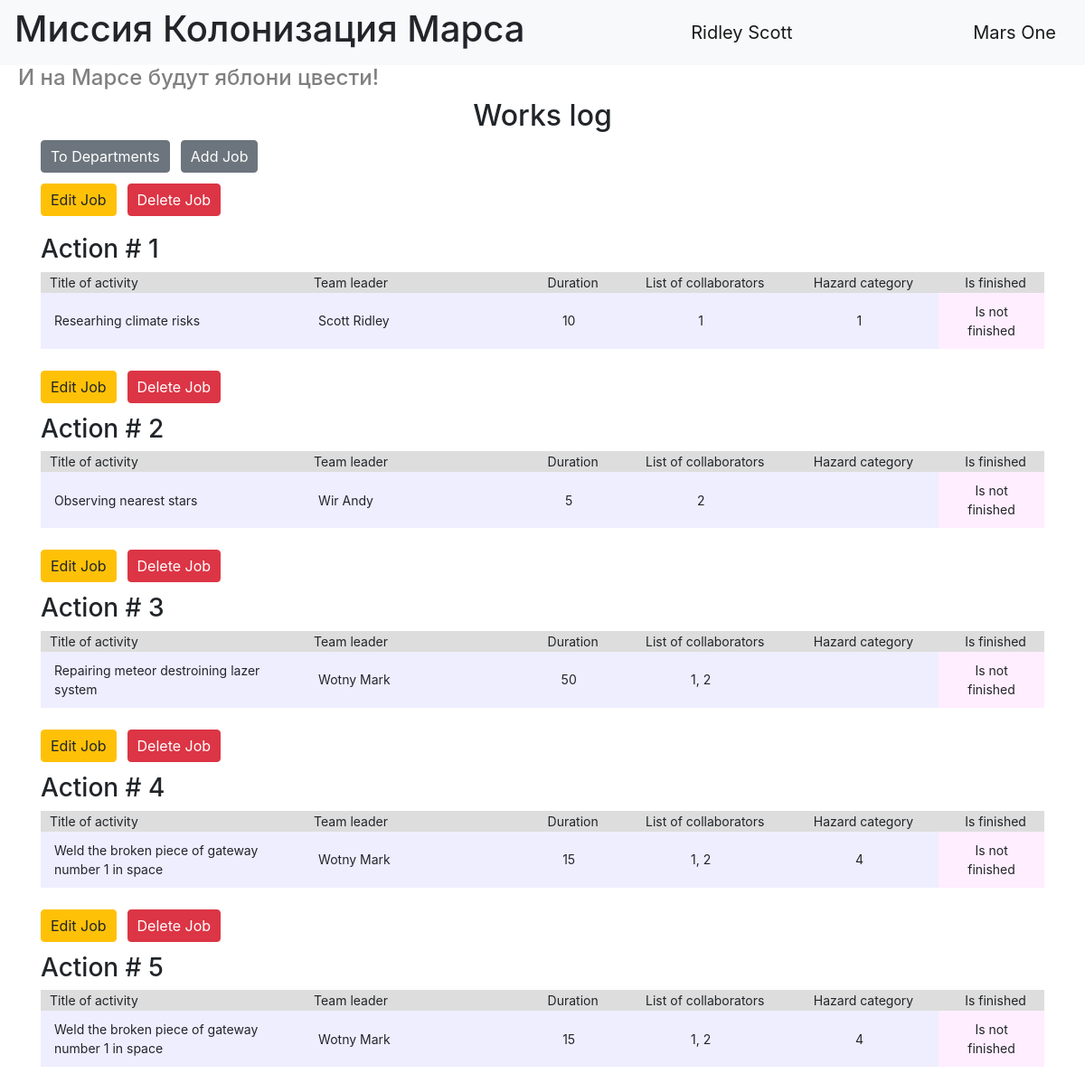
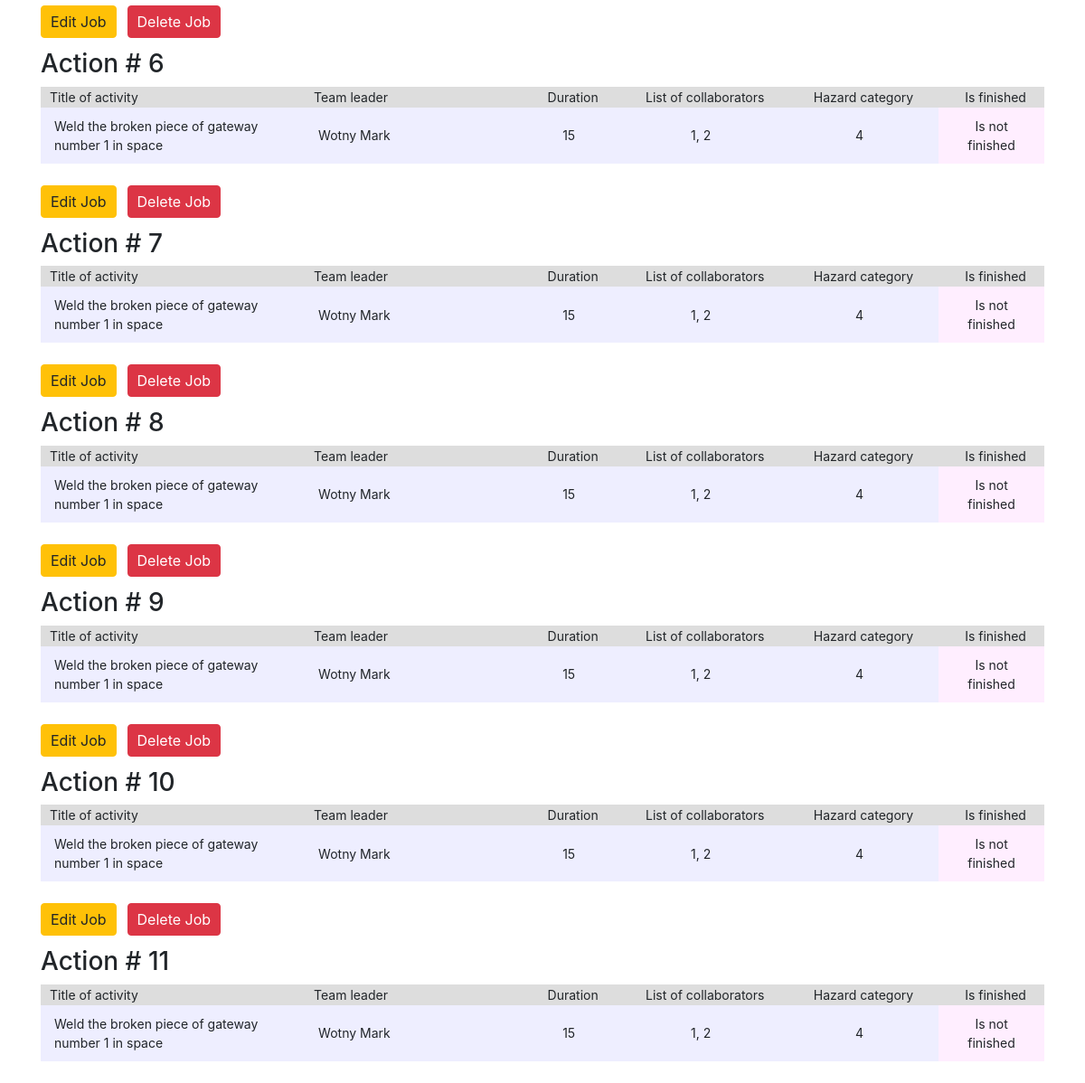
The page / (signed in) on the database its author committed (2 pictures, top to bottom).
### data/users.py (models this page shows, shortened)
class User(SqlAlchemyBase, UserMixin, SerializerMixin):
    __tablename__ = 'users'
    id = sqlalchemy.Column(sqlalchemy.Integer,
                           primary_key=True, autoincrement=True)
    surname = sqlalchemy.Column(sqlalchemy.String, nullable=True)
    name = sqlalchemy.Column(sqlalchemy.String, nullable=True)
    age = sqlalchemy.Column(sqlalchemy.Integer, nullable=True)
    position = sqlalchemy.Column(sqlalchemy.String, nullable=True)
    speciality = sqlalchemy.Column(sqlalchemy.String, nullable=True)
    address = sqlalchemy.Column(sqlalchemy.String, nullable=True)
    email = sqlalchemy.Column(sqlalchemy.String,
                              index=True, unique=True, nullable=True)
    hashed_password = sqlalchemy.Column(sqlalchemy.String, nullable=True)
    modified_date = sqlalchemy.Column(sqlalchemy.DateTime,
                                      default=datetime.datetime.now)
    jobs = orm.relationship("Jobs", back_populates='user')
    departments = orm.relationship("Department", secondary='association', back_populates='users')

### data/jobs.py (models this page shows)
class Jobs(SqlAlchemyBase, SerializerMixin):
    __tablename__ = 'jobs'
    id = sqlalchemy.Column(sqlalchemy.Integer,
                           primary_key=True, autoincrement=True)
    team_leader = sqlalchemy.Column(sqlalchemy.Integer, sqlalchemy.ForeignKey("users.id"), nullable=True)
    job = sqlalchemy.Column(sqlalchemy.String, nullable=True)
    work_size = sqlalchemy.Column(sqlalchemy.Integer, nullable=True)
    collaborators = sqlalchemy.Column(sqlalchemy.String, nullable=True)
    hazard_category_id = sqlalchemy.Column(
        sqlalchemy.Integer,
        sqlalchemy.ForeignKey('hazard_categories.id'),
        nullable=True
    )
    start_date = sqlalchemy.Column(sqlalchemy.DateTime, nullable=True, default=datetime.datetime.now)
    end_date = sqlalchemy.Column(sqlalchemy.DateTime, nullable=True, default=datetime.datetime.now)
    is_finished = sqlalchemy.Column(sqlalchemy.Boolean, nullable=True, default=False)
    user = orm.relationship("User", foreign_keys=[team_leader])
    hazard_category = orm.relationship("HazardCategory")
    serialize_rules = ('-user.jobs', '-hazard_category.jobs')

### data/category.py (models this page shows, shortened)
class HazardCategory(SqlAlchemyBase, SerializerMixin):
    __tablename__ = 'hazard_categories'
    id = sqlalchemy.Column(sqlalchemy.Integer, primary_key=True)
    name = sqlalchemy.Column(sqlalchemy.String, nullable=False)
    level = sqlalchemy.Column(sqlalchemy.Integer, nullable=False, unique=True)
    job = orm.relationship('Jobs')

### main.py (the view)
@app.route("/")
def index():
    jobs = db_sess.query(Jobs).order_by(Jobs.id).all()
    numbered_jobs = list(enumerate(jobs, start=1))
    return render_template("works_log.html", title='Works Log', works=numbered_jobs)

### main.py (called while the page is built)
@login_manager.user_loader
def load_user(user_id):
    return db_sess.query(User).get(user_id)

### templates/works_log.html (shortened to what this page needs)
{% extends "base.html" %}
{% block content %}
<h2 style="text-align: center">Works log</h2>
<div style="margin-bottom: 20px;">
    {% if current_user.is_authenticated %}
    <div style="margin-bottom: 12px;">
        <div style="display: flex; gap: 12px;">
            <a href="departments" class="btn btn-secondary" style="padding: 5px 10px; display: inline-block;">To
                Departments</a>
            <a href="addjob" class="btn btn-secondary" style="padding: 5px 10px; display: inline-block;">Add Job</a>
        </div>
    </div>
    {% endif %}
    {% for index, work in works %}
    {% if current_user.is_authenticated and (current_user == work.user or current_user.id == 1) %}
    <div style="margin-bottom: 12px;">
        <div style="display: flex; gap: 12px;">
            <a href="/editjob/{{ work.id }}" class="btn btn-warning" style="padding: 5px 10px; display: inline-block;">Edit
                Job</a>
            <a href="/deletejob/{{ work.id }}" class="btn btn-danger" style="padding: 5px 10px; display: inline-block;">Delete
                Job</a>
        </div>
    </div>
    {% endif %}
</div>
<div>
    <h3 style="text-align: left">Action # {{ index }}</h3>
    <table>
        <colgroup>
            <col style="width: 25%;">
            <col style="width: 20%;">
            <col style="width: 10%">
            <col style="width: 15%">
            <col style="width: 15%">
            <col style="width: 10%">
        </colgroup>
        <tr>
            <th style="text-align: left; ">Title of activity</th>
            <th style="text-align: left">Team leader</th>
            <th>Duration</th>
            <th>List of collaborators</th>
            <th>Hazard category</th>
            <th>Is finished</th>
        </tr>
        <tr>
            <td style="text-align: left">{{ work.job }}</td>
            <td style="text-align: left">{{ work.user.surname }} {{ work.user.name }}</td>
            <td>{{ work.work_size }}</td>
            <td>{{ work.collaborators }}</td>
            <td>{{ work.hazard_category.level }}</td>
            {% if not work.is_finished %}
            <td style="background-color: #ffeeff;">Is not finished</td>
            {% else %}
            <td style="background-color: #d0f0c0;">Is finished</td>
            {% endif %}
        </tr>
    </table>
</div>
<br>
{% endfor %}
{% endblock %}

### templates/base.html (shortened to what this page needs)
<!DOCTYPE html>
<html lang="en">
<head>
    <link rel="stylesheet"
          href="https://stackpath.bootstrapcdn.com/bootstrap/4.4.1/css/bootstrap.min.css"
>
    <link rel="stylesheet" href="/static/css/style.css">
</head>
<body>
<header>
    <nav class="navbar navbar-light bg-light">
        <h1>Миссия Колонизация Марса</h1>
        {% if current_user.is_authenticated %}
        <a class="navbar-brand" href="/logout">{{ current_user.name }} {{ current_user.surname }}</a>
        {% else %}
        <p>
            <a class="btn btn-primary " href="/register">Register</a>
            <a class="btn btn-success" href="/login">Login</a>
        </p>
        {% endif %}
        <a class="navbar-brand">Mars One</a>
    </nav>
    <h4>И на Марсе будут яблони цвести!</h4>
</header>
<main role="main" class="container">
    {% block content %}{% endblock %}
</main>
</body>
</html>

### static/css/style.css (style rules this page uses)
h4 { color: gray; padding-left: 20px; }

### templates/works_log.html (style rules this page uses)
th { background-color: #dddddd; padding-left: 10px; height: min-content; }
td { background-color: #eeeeff; padding: 10px 15px; }
table { width: 100%; font-size: 14px; }
th, td { font-weight: normal; text-align: center; }

### rows shown on the page
User: name "Ridley", surname "Scott"
Jobs: index "1", job "Researhing climate risks", user.surname "Scott", user.name "Ridley", work_size "10", collaborators "1", hazard_category.level "1", is_finished "Is not finished"
Jobs: index "2", job "Observing nearest stars", user.surname "Wir", user.name "Andy", work_size "5", collaborators "2", is_finished "Is not finished"
Jobs: index "3", job "Repairing meteor destroining lazer system", user.surname "Wotny", user.name "Mark", work_size "50", collaborators "1, 2", is_finished "Is not finished"
Jobs: index "4", job "Weld the broken piece of gateway number 1 in space", user.surname "Wotny", user.name "Mark", work_size "15", collaborators "1, 2", hazard_category.level "4", is_finished "Is not finished"
Jobs: id "5", job "Weld the broken piece of gateway number 1 in space", user.surname "Wotny", user.name "Mark", work_size "15", collaborators "1, 2", hazard_category.level "4", is_finished "Is not finished"
Jobs: id "6", job "Weld the broken piece of gateway number 1 in space", user.surname "Wotny", user.name "Mark", work_size "15", collaborators "1, 2", hazard_category.level "4", is_finished "Is not finished"
Jobs: id "7", job "Weld the broken piece of gateway number 1 in space", user.surname "Wotny", user.name "Mark", work_size "15", collaborators "1, 2", hazard_category.level "4", is_finished "Is not finished"
Jobs: id "8", job "Weld the broken piece of gateway number 1 in space", user.surname "Wotny", user.name "Mark", work_size "15", collaborators "1, 2", hazard_category.level "4", is_finished "Is not finished"
Jobs: id "9", job "Weld the broken piece of gateway number 1 in space", user.surname "Wotny", user.name "Mark", work_size "15", collaborators "1, 2", hazard_category.level "4", is_finished "Is not finished"
Jobs: id "10", job "Weld the broken piece of gateway number 1 in space", user.surname "Wotny", user.name "Mark", work_size "15", collaborators "1, 2", hazard_category.level "4", is_finished "Is not finished"
Jobs: id "11", job "Weld the broken piece of gateway number 1 in space", user.surname "Wotny", user.name "Mark", work_size "15", collaborators "1, 2", hazard_category.level "4", is_finished "Is not finished"
